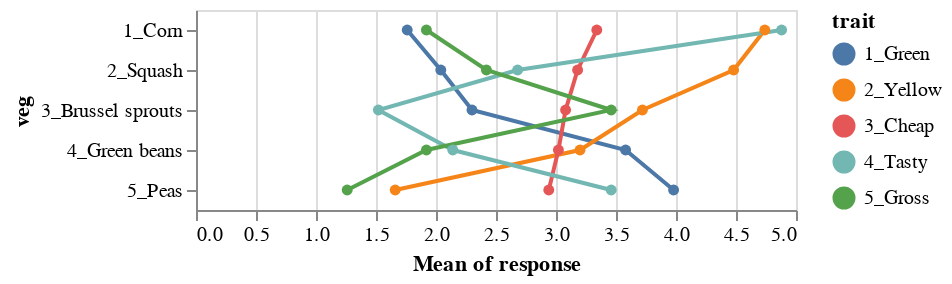

Notebook code for this chart:
### Markdown cell above
### Layering charts

[Layered and multi-view charts documentation]()

Let's put a dot on the lines to make it clear where the data points are. 

- **Altair let's us use a `+` to layer individual charts and match their axes:** `lines + dots`
- An alternative syntax is: `alt.layer(lines, dots)`
- This is such a common need, to add dots to lines, that there is a shortcut without layering: `.mark_line(point=True)`

### Code cell
dots = alt.Chart(df).mark_circle().encode(
    x = 'mean(response):Q',
    y = 'veg:N',
    color = 'trait:N'
)

lines = alt.Chart(df).mark_line().encode(
    x = 'mean(response):Q',
    y = 'veg:N',
    color = 'trait:N'
)

lines + dots

### Figure 1 — Vega-Lite specification as saved in the notebook (floating-point values rounded to 4 significant figures; data arrays with more than 128 entries replaced by an {"elided": "..."} marker saying what was removed)
{"config": {"view": {"continuousWidth": 300, "continuousHeight": 300}}, "layer": [{"mark": {"type": "line"}, "encoding": {"color": {"field": "trait", "type": "nominal"}, "x": {"aggregate": "mean", "field": "response", "type": "quantitative"}, "y": {"field": "veg", "type": "nominal"}}}, {"mark": {"type": "circle"}, "encoding": {"color": {"field": "trait", "type": "nominal"}, "x": {"aggregate": "mean", "field": "response", "type": "quantitative"}, "y": {"field": "veg", "type": "nominal"}}}], "data": {"name": "data-07f93f6fab5f4d4715a804d075ffd351"}, "$schema": "https://vega.github.io/schema/vega-lite/v5.8.0.json", "datasets": {"data-07f93f6fab5f4d4715a804d075ffd351": {"elided": "1250 records"}}}
